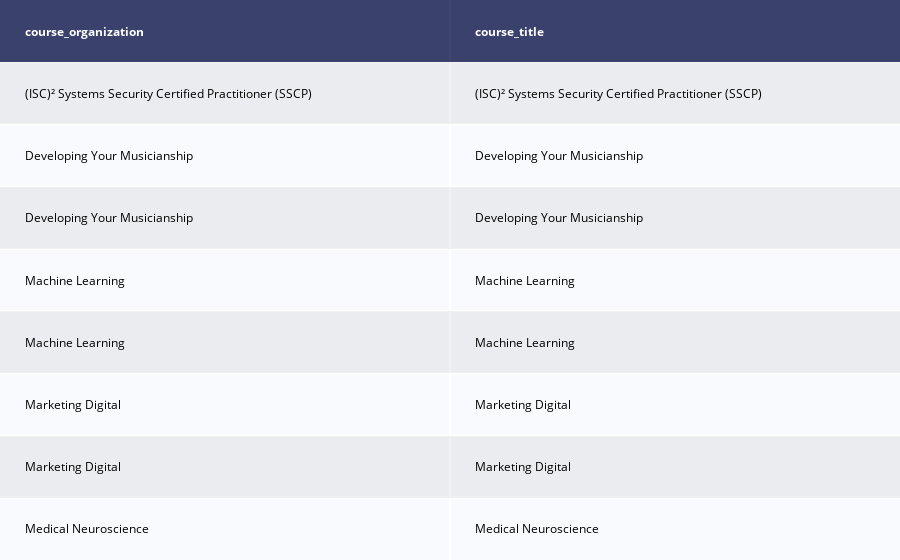

The notebook cell saved with this chart:
### Code cell
# Get the top 5 organizations
top_5_orgs = df['course_organization'].value_counts().head(5).index

# Filter dataset for only these organizations
df_top_5_courses = df[df['course_organization'].isin(top_5_orgs)]

# Display the courses offered by these organizations
df_top_5_courses[['course_organization', 'course_title']]

import plotly.figure_factory as ff

table = ff.create_table(df_top_5_courses[['course_organization', 'course_title']].head(20))
table.show()

### Figure 1 — Plotly figure (JSON) as saved in the notebook; plotly's stock layout.template omitted (floating-point values rounded to 4 significant figures)
{"data": [{"colorscale": [[0, "#00083e"], [0.5, "#ededee"], [1, "#ffffff"]], "hoverinfo": "none", "opacity": 0.75, "showscale": false, "type": "heatmap", "z": [[0, 0], [0.5, 0.5], [1, 1], [0.5, 0.5], [1, 1], [0.5, 0.5], [1, 1], [0.5, 0.5], [1, 1]]}], "layout": {"annotations": [{"align": "left", "font": {"color": "#ffffff"}, "showarrow": false, "text": "<b>course_organization</b>", "x": -0.45, "xanchor": "left", "xref": "x", "y": 0, "yref": "y"}, {"align": "left", "font": {"color": "#ffffff"}, "showarrow": false, "text": "<b>course_title</b>", "x": 0.55, "xanchor": "left", "xref": "x", "y": 0, "yref": "y"}, {"align": "left", "font": {"color": "#000000"}, "showarrow": false, "text": "(ISC)² Systems Security Certified Practitioner (SSCP)", "x": -0.45, "xanchor": "left", "xref": "x", "y": 1, "yref": "y"}, {"align": "left", "font": {"color": "#000000"}, "showarrow": false, "text": "(ISC)² Systems Security Certified Practitioner (SSCP)", "x": 0.55, "xanchor": "left", "xref": "x", "y": 1, "yref": "y"}, {"align": "left", "font": {"color": "#000000"}, "showarrow": false, "text": "Developing Your Musicianship", "x": -0.45, "xanchor": "left", "xref": "x", "y": 2, "yref": "y"}, {"align": "left", "font": {"color": "#000000"}, "showarrow": false, "text": "Developing Your Musicianship", "x": 0.55, "xanchor": "left", "xref": "x", "y": 2, "yref": "y"}, {"align": "left", "font": {"color": "#000000"}, "showarrow": false, "text": "Developing Your Musicianship", "x": -0.45, "xanchor": "left", "xref": "x", "y": 3, "yref": "y"}, {"align": "left", "font": {"color": "#000000"}, "showarrow": false, "text": "Developing Your Musicianship", "x": 0.55, "xanchor": "left", "xref": "x", "y": 3, "yref": "y"}, {"align": "left", "font": {"color": "#000000"}, "showarrow": false, "text": "Machine Learning", "x": -0.45, "xanchor": "left", "xref": "x", "y": 4, "yref": "y"}, {"align": "left", "font": {"color": "#000000"}, "showarrow": false, "text": "Machine Learning", "x": 0.55, "xanchor": "left", "xref": "x", "y": 4, "yref": "y"}, {"align": "left", "font": {"color": "#000000"}, "showarrow": false, "text": "Machine Learning", "x": -0.45, "xanchor": "left", "xref": "x", "y": 5, "yref": "y"}, {"align": "left", "font": {"color": "#000000"}, "showarrow": false, "text": "Machine Learning", "x": 0.55, "xanchor": "left", "xref": "x", "y": 5, "yref": "y"}, {"align": "left", "font": {"color": "#000000"}, "showarrow": false, "text": "Marketing Digital", "x": -0.45, "xanchor": "left", "xref": "x", "y": 6, "yref": "y"}, {"align": "left", "font": {"color": "#000000"}, "showarrow": false, "text": "Marketing Digital", "x": 0.55, "xanchor": "left", "xref": "x", "y": 6, "yref": "y"}, {"align": "left", "font": {"color": "#000000"}, "showarrow": false, "text": "Marketing Digital", "x": -0.45, "xanchor": "left", "xref": "x", "y": 7, "yref": "y"}, {"align": "left", "font": {"color": "#000000"}, "showarrow": false, "text": "Marketing Digital", "x": 0.55, "xanchor": "left", "xref": "x", "y": 7, "yref": "y"}, {"align": "left", "font": {"color": "#000000"}, "showarrow": false, "text": "Medical Neuroscience", "x": -0.45, "xanchor": "left", "xref": "x", "y": 8, "yref": "y"}, {"align": "left", "font": {"color": "#000000"}, "showarrow": false, "text": "Medical Neuroscience", "x": 0.55, "xanchor": "left", "xref": "x", "y": 8, "yref": "y"}], "autosize": true, "margin": {"b": 0, "l": 0, "r": 0, "t": 0}, "xaxis": {"autorange": true, "dtick": 1, "gridwidth": 2, "range": [-0.5, 1.5], "showticklabels": false, "tick0": -0.5, "ticks": "", "zeroline": false}, "yaxis": {"autorange": true, "dtick": 1, "gridwidth": 2, "range": [8.5, -0.5], "showticklabels": false, "tick0": 0.5, "ticks": "", "zeroline": false}}}
